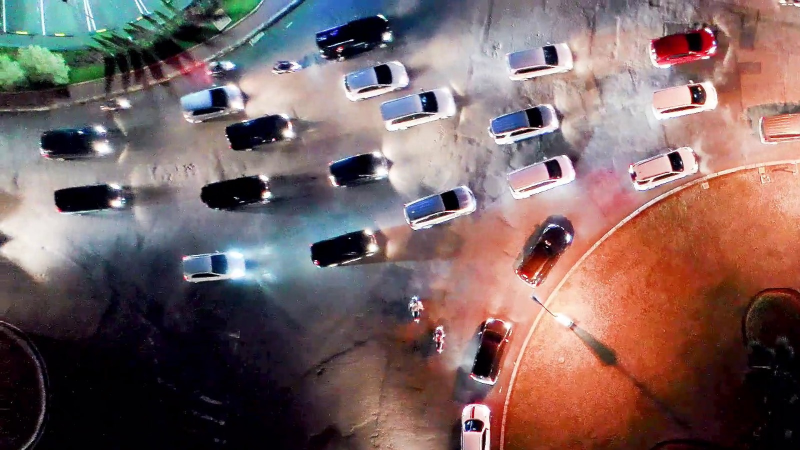
#> input picture predict/data/sample copy 2.jpeg, 1600 x 900 px (shown at 1/2 size)
$ python -i pyramid.py   (imports and definitions only)
#> lines starting #> are read from the running program, lines starting #| are printed output that depends on the picture
import math
from enum import Enum

import numpy as np
import cv2

from .utils_img import img_blocks
from .utils_sys import Printer


kVerbose = True

kNumLevelsInitSigma = 20

class PyramidType(Enum):
    RESIZE            = 0
    RESIZE_AND_FILTER = 1
    GAUSS_PYRAMID     = 2

class Pyramid(object):
    def __init__(self, num_levels=4, scale_factor=1.2,
                 sigma0=1.0,
                 first_level=0,
                 pyramid_type=PyramidType.RESIZE):
        self.num_levels = num_levels
        self.scale_factor = scale_factor
        self.sigma0 = sigma0
        self.first_level = first_level
        self.pyramid_type = pyramid_type

        self.imgs       = []
        self.imgs_filtered = []
        self.base_img = None

        self.scale_factors = None
        self.inv_scale_factors = None
        self.initSigmaLevels()


    def initSigmaLevels(self):
        num_levels = max(kNumLevelsInitSigma, self.num_levels)
        self.scale_factors = np.zeros(num_levels)
        self.inv_scale_factors = np.zeros(num_levels)
        self.scale_factors[0]=1.0
        self.inv_scale_factors[0]=1.0/self.scale_factors[0]
        for i in range(1,num_levels):
            self.scale_factors[i]=self.scale_factors[i-1]*self.scale_factor
            self.inv_scale_factors[i]=1.0/self.scale_factors[i]

    def compute(self, frame):
        if self.first_level == -1:
            frame = self.createBaseImg(frame)
        if self.pyramid_type == PyramidType.RESIZE:
            return self.computeResize(frame)
        elif self.pyramid_type == PyramidType.RESIZE_AND_FILTER:
            return self.computeResizeAndFilter(frame)
        elif self.pyramid_type == PyramidType.GAUSS_PYRAMID:
            return self.computeGauss(frame)
        else:
            Printer.orange('Pyramid - unknown type')
            return self.computeResizePyramid(frame)


    # [8 lines left out: function createBaseImg, not called in this run]


    def computeResize(self, frame):
        inv_scale = 1./self.scale_factor
        self.imgs = []
        self.imgs_filtered = []
        pyr_cur = frame
        for i in range(0,self.num_levels):
            self.imgs.append(pyr_cur)
            self.imgs_filtered.append(pyr_cur)
            if i < self.num_levels-1:
                pyr_down = cv2.resize(pyr_cur,(0,0),fx=inv_scale,fy=inv_scale)
                pyr_cur  = pyr_down

    # [45 lines left out: functions computeResizeAndFilter, computeGauss, not called in this run]

>>> import cv2
>>> picture = cv2.imread('data/sample copy 2.jpeg')
#> picture is the input picture: shape (900, 1600, 3); mean B, G, R 98.1, 99.5, 121.8
>>> result = Pyramid().compute(picture)
#> the loop in computeResize, `for i in range(0,self.num_levels):` made 4 passes
#> pass 2, in computeResize, `pyr_down = cv2.resize(pyr_cur,(0,0),fx=inv_scale,fy=inv_scale)`:
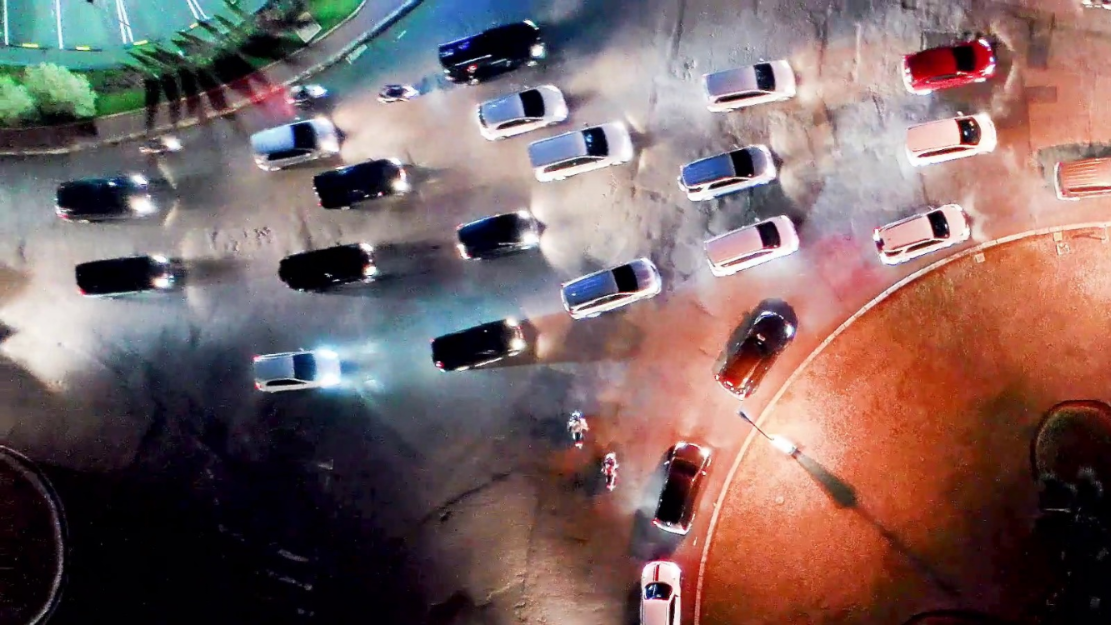
#> pyr_down: shape (625, 1111, 3); mean B, G, R 98, 99.3, 121.6
#> after the loop in computeResize, `for i in range(0,self.num_levels):`: self.imgs = 4 items
